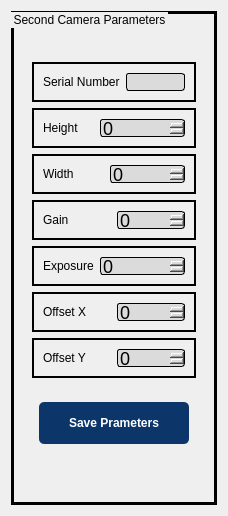
                   <widget class="QWidget" name="tab_2">
                    <attribute name="title">
                     <string>Second_Camera</string>
                    </attribute>
                    <layout class="QHBoxLayout" name="horizontalLayout_71">
                     <item>
                      <widget class="QGroupBox" name="groupBox_11">
                       <property name="maximumSize">
                        <size>
                         <width>16777215</width>
                         <height>752</height>
                        </size>
                       </property>
                       <property name="styleSheet">
                        <string notr="true">font: 20pt &quot;Mongolian Baiti&quot;;
border: 3px solid back</string>
                       </property>
                       <property name="title">
                        <string>Second Camera Parameters</string>
                       </property>
                       <layout class="QVBoxLayout" name="verticalLayout_19">
                        <item>
                         <spacer name="verticalSpacer_27">
                          <property name="orientation">
                           <enum>Qt::Vertical</enum>
                          </property>
                          <property name="sizeType">
                           <enum>QSizePolicy::Fixed</enum>
                          </property>
                          <property name="sizeHint" stdset="0">
                           <size>
                            <width>20</width>
                            <height>30</height>
                           </size>
                          </property>
                         </spacer>
                        </item>
                        <item>
                         <widget class="QFrame" name="frame_70">
                          <property name="maximumSize">
                           <size>
                            <width>16777215</width>
                            <height>500</height>
                           </size>
                          </property>
                          <property name="styleSheet">
                           <string notr="true">border:no;
font: 12pt &quot;Mongolian Baiti&quot;;</string>
                          </property>
                          <property name="frameShape">
                           <enum>QFrame::StyledPanel</enum>
                          </property>
                          <property name="frameShadow">
                           <enum>QFrame::Raised</enum>
                          </property>
                          <layout class="QHBoxLayout" name="horizontalLayout_58">
                           <item>
                            <layout class="QGridLayout" name="gridLayout_4">
                             <item row="5" column="0" colspan="2">
                              <widget class="QFrame" name="frame_71">
                               <property name="maximumSize">
                                <size>
                                 <width>16777215</width>
                                 <height>40</height>
                                </size>
                               </property>
                               <property name="styleSheet">
                                <string notr="true">border: 2px solid back</string>
                               </property>
                               <property name="frameShape">
                                <enum>QFrame::StyledPanel</enum>
                               </property>
                               <property name="frameShadow">
                                <enum>QFrame::Raised</enum>
                               </property>
                               <layout class="QHBoxLayout" name="horizontalLayout_59">
                                <item>
                                 <widget class="QLabel" name="label_40">
                                  <property name="styleSheet">
                                   <string notr="true">font: 13pt &quot;Mongolian Baiti&quot;;
border: no</string>
                                  </property>
                                  <property name="text">
                                   <string>Offset X</string>
                                  </property>
                                 </widget>
                                </item>
                                <item>
                                 <widget class="QSpinBox" name="offsetx_spinbox_2">
                                  <property name="maximumSize">
                                   <size>
                                    <width>90</width>
                                    <height>33</height>
                                   </size>
                                  </property>
                                  <property name="styleSheet">
                                   <string notr="true">background-color :rgb(219, 219, 219);
border-style: solid;
border-width: 1;
border-radius: 3;
font-size:18px;</string>
                                  </property>
                                 </widget>
                                </item>
                               </layout>
                              </widget>
                             </item>
                             <item row="0" column="0" colspan="2">
                              <widget class="QFrame" name="frame_72">
                               <property name="minimumSize">
                                <size>
                                 <width>0</width>
                                 <height>40</height>
                                </size>
                               </property>
                               <property name="maximumSize">
                                <size>
                                 <width>16777215</width>
                                 <height>40</height>
                                </size>
                               </property>
                               <property name="styleSheet">
                                <string notr="true">border: 2px solid back</string>
                               </property>
                               <property name="frameShape">
                                <enum>QFrame::StyledPanel</enum>
                               </property>
                               <property name="frameShadow">
                                <enum>QFrame::Raised</enum>
                               </property>
                               <layout class="QHBoxLayout" name="horizontalLayout_62">
                                <item>
                                 <widget class="QLabel" name="label_42">
                                  <property name="styleSheet">
                                   <string notr="true">font: 13pt &quot;Mongolian Baiti&quot;;
border: no</string>
                                  </property>
                                  <property name="text">
                                   <string>Serial Number</string>
                                  </property>
                                 </widget>
                                </item>
                                <item>
                                 <widget class="QLabel" name="serial_number_spinBox_2">
                                  <property name="maximumSize">
                                   <size>
                                    <width>90</width>
                                    <height>16777215</height>
                                   </size>
                                  </property>
                                  <property name="styleSheet">
                                   <string notr="true">background-color :rgb(219, 219, 219);
border-style: solid;
border-width: 1;
border-radius: 3;
font-size:18px;</string>
                                  </property>
                                  <property name="text">
                                   <string/>
                                  </property>
                                 </widget>
                                </item>
                               </layout>
                              </widget>
                             </item>
                             <item row="4" column="0" colspan="2">
                              <widget class="QFrame" name="frame_73">
                               <property name="maximumSize">
                                <size>
                                 <width>16777215</width>
                                 <height>40</height>
                                </size>
                               </property>
                               <property name="styleSheet">
                                <string notr="true">border: 2px solid back</string>
                               </property>
                               <property name="frameShape">
                                <enum>QFrame::StyledPanel</enum>
                               </property>
                               <property name="frameShadow">
                                <enum>QFrame::Raised</enum>
                               </property>
                               <layout class="QHBoxLayout" name="horizontalLayout_63">
                                <item>
                                 <widget class="QLabel" name="label_44">
                                  <property name="styleSheet">
                                   <string notr="true">font: 13pt &quot;Mongolian Baiti&quot;;
border: no</string>
                                  </property>
                                  <property name="text">
                                   <string>Exposure</string>
                                  </property>
                                 </widget>
                                </item>
                                <item>
                                 <widget class="QSpinBox" name="expo_spinbox_2">
                                  <property name="minimumSize">
                                   <size>
                                    <width>33</width>
                                    <height>0</height>
                                   </size>
                                  </property>
                                  <property name="maximumSize">
                                   <size>
                                    <width>90</width>
                                    <height>33</height>
                                   </size>
                                  </property>
                                  <property name="styleSheet">
                                   <string notr="true">background-color :rgb(219, 219, 219);
border-style: solid;
border-width: 1;
border-radius: 3;
font-size:18px;</string>
                                  </property>
                                  <property name="maximum">
                                   <number>10000000</number>
                                  </property>
                                 </widget>
                                </item>
                               </layout>
                              </widget>
                             </item>
                             <item row="6" column="0" colspan="2">
                              <widget class="QFrame" name="frame_74">
                               <property name="maximumSize">
                                <size>
                                 <width>16777215</width>
                                 <height>40</height>
                                </size>
                               </property>
                               <property name="styleSheet">
                                <string notr="true">border: 2px solid back</string>
                               </property>
                               <property name="frameShape">
                                <enum>QFrame::StyledPanel</enum>
                               </property>
                               <property name="frameShadow">
                                <enum>QFrame::Raised</enum>
                               </property>
                               <layout class="QHBoxLayout" name="horizontalLayout_64">
                                <item>
                                 <widget class="QLabel" name="label_46">
                                  <property name="styleSheet">
                                   <string notr="true">font: 13pt &quot;Mongolian Baiti&quot;;
border: no</string>
                                  </property>
                                  <property name="text">
                                   <string>Offset Y</string>
                                  </property>
                                 </widget>
                                </item>
                                <item>
                                 <widget class="QSpinBox" name="offsety_spinbox_2">
                                  <property name="maximumSize">
                                   <size>
                                    <width>90</width>
                                    <height>33</height>
                                   </size>
                                  </property>
                                  <property name="styleSheet">
                                   <string notr="true">background-color :rgb(219, 219, 219);
border-style: solid;
border-width: 1;
border-radius: 3;
font-size:18px;</string>
                                  </property>
                                 </widget>
                                </item>
                               </layout>
                              </widget>
                             </item>
                             <item row="1" column="0" colspan="2">
                              <widget class="QFrame" name="frame_75">
                               <property name="minimumSize">
                                <size>
                                 <width>0</width>
                                 <height>40</height>
                                </size>
                               </property>
                               <property name="maximumSize">
                                <size>
                                 <width>16777215</width>
                                 <height>40</height>
                                </size>
                               </property>
                               <property name="styleSheet">
                                <string notr="true">border: 2px solid back</string>
                               </property>
                               <property name="frameShape">
                                <enum>QFrame::StyledPanel</enum>
                               </property>
                               <property name="frameShadow">
                                <enum>QFrame::Raised</enum>
                               </property>
                               <layout class="QHBoxLayout" name="horizontalLayout_65">
                                <item>
                                 <widget class="QLabel" name="label_47">
                                  <property name="styleSheet">
                                   <string notr="true">font: 13pt &quot;Mongolian Baiti&quot;;
border: no</string>
                                  </property>
                                  <property name="text">
                                   <string>Height</string>
                                  </property>
                                 </widget>
                                </item>
                                <item>
                                 <widget class="QSpinBox" name="height_spinbox_2">
                                  <property name="maximumSize">
                                   <size>
                                    <width>90</width>
                                    <height>33</height>
                                   </size>
                                  </property>
                                  <property name="styleSheet">
                                   <string notr="true">background-color :rgb(219, 219, 219);
border-style: solid;
border-width: 1;
border-radius: 3;
font-size:18px;</string>
                                  </property>
                                  <property name="maximum">
                                   <number>100000</number>
                                  </property>
                                 </widget>
                                </item>
                               </layout>
                              </widget>
                             </item>
                             <item row="3" column="0" colspan="2">
                              <widget class="QFrame" name="frame_76">
                               <property name="maximumSize">
                                <size>
                                 <width>16777215</width>
                                 <height>40</height>
                                </size>
                               </property>
                               <property name="styleSheet">
                                <string notr="true">border: 2px solid back</string>
                               </property>
                               <property name="frameShape">
                                <enum>QFrame::StyledPanel</enum>
                               </property>
                               <property name="frameShadow">
                                <enum>QFrame::Raised</enum>
                               </property>
                               <layout class="QHBoxLayout" name="horizontalLayout_66">
                                <item>
                                 <widget class="QLabel" name="label_48">
                                  <property name="styleSheet">
                                   <string notr="true">font: 13pt &quot;Mongolian Baiti&quot;;
border: no</string>
                                  </property>
                                  <property name="text">
                                   <string>Gain</string>
                                  </property>
                                 </widget>
                                </item>
                                <item>
                                 <widget class="QSpinBox" name="gain_spinbox_2">
                                  <property name="maximumSize">
                                   <size>
                                    <width>90</width>
                                    <height>33</height>
                                   </size>
                                  </property>
                                  <property name="styleSheet">
                                   <string notr="true">background-color :rgb(219, 219, 219);
border-style: solid;
border-width: 1;
border-radius: 3;
font-size:18px;</string>
                                  </property>
                                  <property name="maximum">
                                   <number>400</number>
                                  </property>
                                 </widget>
                                </item>
                               </layout>
                              </widget>
                             </item>
                             <item row="2" column="0" colspan="2">
                              <widget class="QFrame" name="frame_77">
                               <property name="maximumSize">
                                <size>
                                 <width>16777215</width>
                                 <height>40</height>
                                </size>
                               </property>
                               <property name="styleSheet">
                                <string notr="true">border: 2px solid back</string>
                               </property>
                               <property name="frameShape">
                                <enum>QFrame::StyledPanel</enum>
                               </property>
                               <property name="frameShadow">
                                <enum>QFrame::Raised</enum>
                               </property>
                               <layout class="QHBoxLayout" name="horizontalLayout_67">
                                <item>
                                 <widget class="QLabel" name="label_49">
                                  <property name="styleSheet">
                                   <string notr="true">font: 13pt &quot;Mongolian Baiti&quot;;
border: no</string>
                                  </property>
                                  <property name="text">
                                   <string>Width</string>
                                  </property>
                                 </widget>
                                </item>
                                <item>
                                 <widget class="QSpinBox" name="width_spinbox_2">
                                  <property name="maximumSize">
                                   <size>
                                    <width>90</width>
                                    <height>33</height>
                                   </size>
                                  </property>
                                  <property name="styleSheet">
                                   <string notr="true">background-color :rgb(219, 219, 219);
border-style: solid;
border-width: 1;
border-radius: 3;
font-size:18px;</string>
                                  </property>
                                  <property name="maximum">
                                   <number>10000</number>
                                  </property>
                                 </widget>
                                </item>
                               </layout>
                              </widget>
                             </item>
                            </layout>
                           </item>
                          </layout>
                         </widget>
                        </item>
                        <item>
                         <widget class="QFrame" name="frame_78">
                          <property name="maximumSize">
                           <size>
                            <width>16777215</width>
                            <height>61</height>
                           </size>
                          </property>
                          <property name="styleSheet">
                           <string notr="true">border:no;
font: 12pt &quot;Mongolian Baiti&quot;;</string>
                          </property>
                          <property name="frameShape">
                           <enum>QFrame::StyledPanel</enum>
                          </property>
                          <property name="frameShadow">
                           <enum>QFrame::Raised</enum>
                          </property>
                          <layout class="QHBoxLayout" name="horizontalLayout_68">
                           <item>
                            <widget class="QFrame" name="frame_80">
                             <property name="minimumSize">
                              <size>
                               <width>0</width>
                               <height>36</height>
                              </size>
                             </property>
                             <property name="maximumSize">
                              <size>
                               <width>150</width>
                               <height>59</height>
                              </size>
                             </property>
                             <property name="styleSheet">
                              <string notr="true">QFrame{
	background: #0C356A;
border-radius:5px;
}
</string>
                             </property>
                             <property name="frameShape">
                              <enum>QFrame::Box</enum>
                             </property>
                             <property name="frameShadow">
                              <enum>QFrame::Raised</enum>
                             </property>
                             <property name="lineWidth">
                              <number>3</number>
                             </property>
                             <layout class="QHBoxLayout" name="horizontalLayout_69">
                              <item>
                               <widget class="QPushButton" name="Save_Camera_Parameters_2">
                                <property name="maximumSize">
                                 <size>
                                  <width>120</width>
                                  <height>16777215</height>
                                 </size>
                                </property>
                                <property name="cursor">
                                 <cursorShape>PointingHandCursor</cursorShape>
                                </property>
                                <property name="toolTip">
                                 <string>Save Parameters</string>
                                </property>
                                <property name="styleSheet">
                                 <string notr="true">QPushButton{
	color: white;
    background-color:#0C356A;
	padding: 5px;
	font-size:12px;
	font-weight: bold;
	border-radius:7px;
background-color:transparent;
}

QPushButton:hover{
	background: #a3a3a3;
}

QPushButton:disabled {
    color: #8D8D8D;
}

QPushButton:pressed {
	background: rgb(0, 0, 0);
}

</string>
                                </property>
                                <property name="text">
                                 <string>Save Prameters</string>
                                </property>
                                <property name="icon">
                                 <iconset>
                                  <normaloff>../icons/save.png</normaloff>../icons/save.png</iconset>
                                </property>
                                <property name="iconSize">
                                 <size>
                                  <width>26</width>
                                  <height>26</height>
                                 </size>
                                </property>
                               </widget>
                              </item>
                             </layout>
                            </widget>
                           </item>
                          </layout>
                         </widget>
                        </item>
                        <item>
                         <spacer name="verticalSpacer_28">
                          <property name="orientation">
                           <enum>Qt::Vertical</enum>
                          </property>
                          <property name="sizeHint" stdset="0">
                           <size>
                            <width>20</width>
                            <height>40</height>
                           </size>
                          </property>
                         </spacer>
                        </item>
                       </layout>
                      </widget>
                     </item>
                    </layout>
                   </widget>
